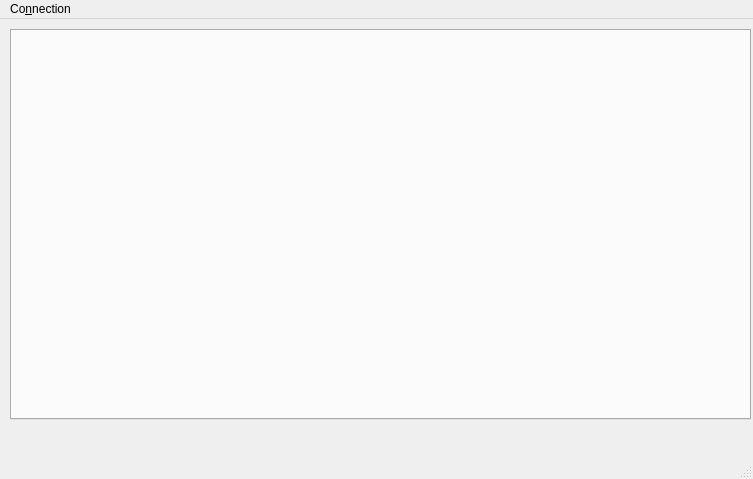
<?xml version="1.0" encoding="UTF-8"?>
<ui version="4.0">
 <class>MainWindow</class>
 <widget class="QMainWindow" name="MainWindow">
  <property name="geometry">
   <rect>
    <x>0</x>
    <y>0</y>
    <width>753</width>
    <height>479</height>
   </rect>
  </property>
  <property name="windowTitle">
   <string>MainWindow</string>
  </property>
  <widget class="QWidget" name="centralwidget">
   <widget class="QTabWidget" name="tabWidget">
    <property name="geometry">
     <rect>
      <x>10</x>
      <y>10</y>
      <width>741</width>
      <height>391</height>
     </rect>
    </property>
   </widget>
  </widget>
  <widget class="QMenuBar" name="menubar">
   <property name="geometry">
    <rect>
     <x>0</x>
     <y>0</y>
     <width>753</width>
     <height>28</height>
    </rect>
   </property>
   <widget class="QMenu" name="menuConnection">
    <property name="title">
     <string>Co&amp;nnection</string>
    </property>
    <addaction name="actionNew"/>
   </widget>
   <addaction name="menuConnection"/>
  </widget>
  <widget class="QStatusBar" name="statusbar"/>
  <action name="actionNew">
   <property name="text">
    <string>New</string>
   </property>
  </action>
 </widget>
 <resources/>
 <connections/>
</ui>
